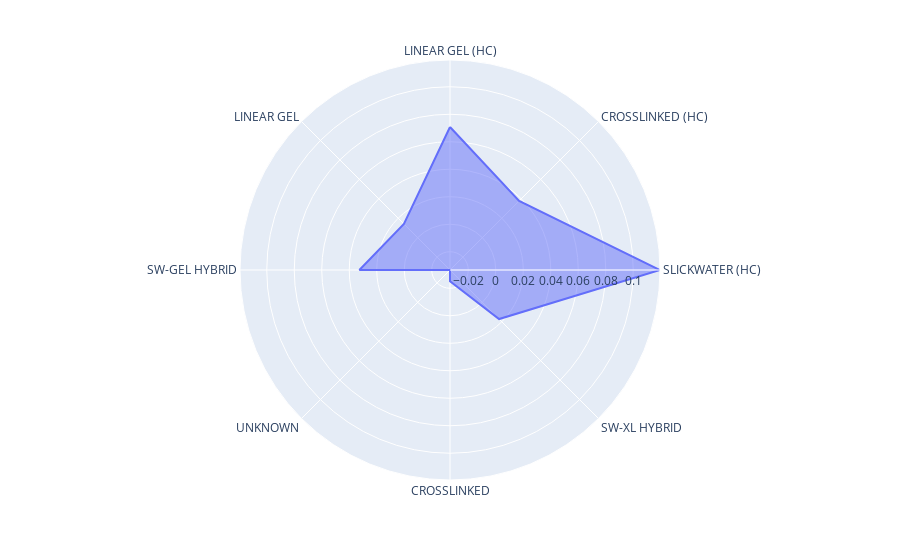

The code cell stored with this chart in its notebook:
### Code cell
#create dictionary for angle and radius values 
df = pd.DataFrame(dict(
    r= radius_values,
    theta= features))

#create radar chart
fig = px.line_polar(df, r='r', theta='theta', line_close=True)

#fill in area
fig.update_traces(fill='toself')

#plot chart
fig.show()

### Figure 1 — Plotly figure (JSON) as saved in the notebook; plotly's stock layout.template omitted (floating-point values rounded to 4 significant figures)
{"data": [{"fill": "toself", "hovertemplate": "r=%{r}<br>theta=%{theta}<extra></extra>", "legendgroup": "", "line": {"color": "#636efa", "dash": "solid"}, "mode": "lines", "name": "", "r": [0.07069, 0.0378, 0.1195, 0.01719, -0.0251, -0.0333, 0.03262, 0.01411, 0.07069], "showlegend": false, "subplot": "polar", "theta": ["LINEAR GEL (HC)", "CROSSLINKED (HC)", "SLICKWATER (HC)", "SW-XL HYBRID", "CROSSLINKED", "UNKNOWN", "SW-GEL HYBRID", "LINEAR GEL", "LINEAR GEL (HC)"], "type": "scatterpolar"}], "layout": {"legend": {"tracegroupgap": 0}, "margin": {"t": 60}, "polar": {"angularaxis": {"direction": "clockwise", "rotation": 90}, "domain": {"x": [0, 1], "y": [0, 1]}}}}
